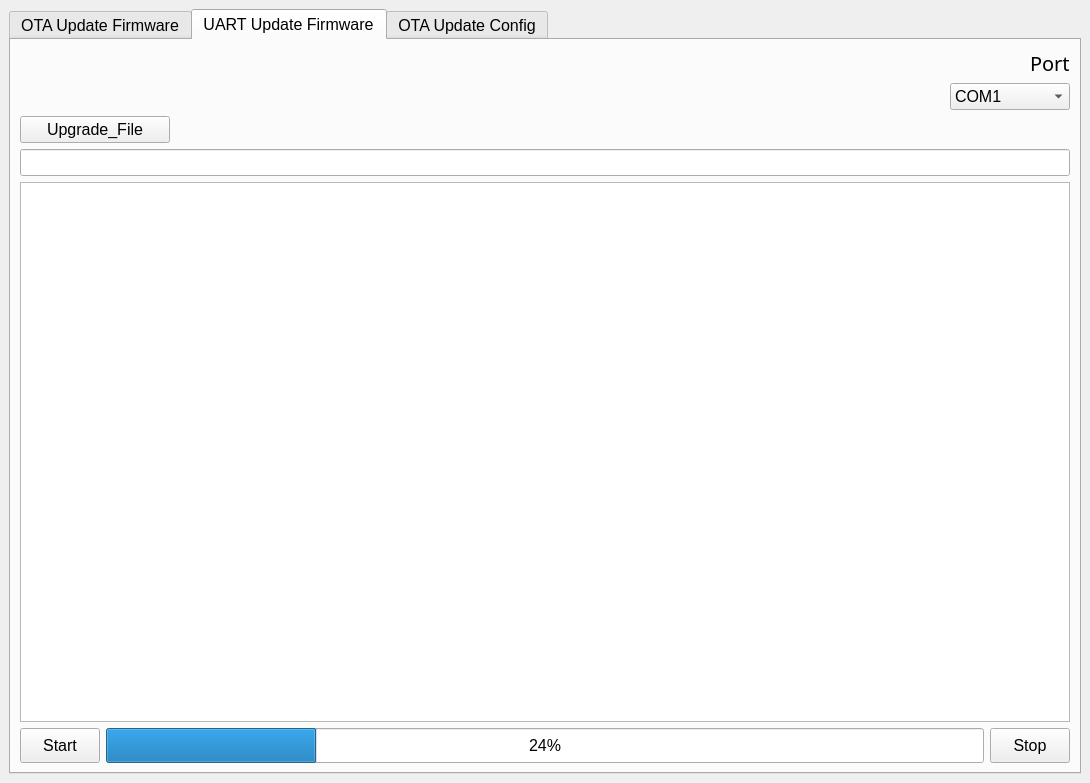
<?xml version="1.0" encoding="UTF-8"?>
<ui version="4.0">
 <class>MainWindow</class>
 <widget class="QMainWindow" name="MainWindow">
  <property name="geometry">
   <rect>
    <x>0</x>
    <y>0</y>
    <width>1090</width>
    <height>783</height>
   </rect>
  </property>
  <property name="windowTitle">
   <string>Dragino Sensor Management Toolv 1.1</string>
  </property>
  <widget class="QWidget" name="centralwidget">
   <layout class="QVBoxLayout" name="verticalLayout_2">
    <item>
     <widget class="QTabWidget" name="tabWidget">
      <property name="font">
       <font>
        <pointsize>12</pointsize>
       </font>
      </property>
      <property name="currentIndex">
       <number>1</number>
      </property>
      <widget class="QWidget" name="OTA_Update">
       <attribute name="title">
        <string>OTA Update Firmware</string>
       </attribute>
       <layout class="QVBoxLayout" name="verticalLayout">
        <item>
         <layout class="QHBoxLayout" name="horizontalLayout">
          <item>
           <widget class="QLabel" name="label">
            <property name="font">
             <font>
              <family>Arial Rounded MT Bold</family>
              <pointsize>15</pointsize>
             </font>
            </property>
            <property name="text">
             <string>DEVEUI</string>
            </property>
           </widget>
          </item>
          <item>
           <spacer name="horizontalSpacer_3">
            <property name="orientation">
             <enum>Qt::Horizontal</enum>
            </property>
            <property name="sizeHint" stdset="0">
             <size>
              <width>40</width>
              <height>40</height>
             </size>
            </property>
           </spacer>
          </item>
          <item>
           <spacer name="horizontalSpacer">
            <property name="orientation">
             <enum>Qt::Horizontal</enum>
            </property>
            <property name="sizeHint" stdset="0">
             <size>
              <width>40</width>
              <height>40</height>
             </size>
            </property>
           </spacer>
          </item>
          <item>
           <spacer name="horizontalSpacer_2">
            <property name="orientation">
             <enum>Qt::Horizontal</enum>
            </property>
            <property name="sizeHint" stdset="0">
             <size>
              <width>40</width>
              <height>40</height>
             </size>
            </property>
           </spacer>
          </item>
          <item>
           <widget class="QLabel" name="label_2">
            <property name="font">
             <font>
              <family>Arial Rounded MT Bold</family>
              <pointsize>15</pointsize>
             </font>
            </property>
            <property name="text">
             <string>Password</string>
            </property>
           </widget>
          </item>
          <item>
           <spacer name="horizontalSpacer_5">
            <property name="orientation">
             <enum>Qt::Horizontal</enum>
            </property>
            <property name="sizeHint" stdset="0">
             <size>
              <width>40</width>
              <height>40</height>
             </size>
            </property>
           </spacer>
          </item>
          <item>
           <spacer name="horizontalSpacer_10">
            <property name="orientation">
             <enum>Qt::Horizontal</enum>
            </property>
            <property name="sizeHint" stdset="0">
             <size>
              <width>40</width>
              <height>40</height>
             </size>
            </property>
           </spacer>
          </item>
          <item>
           <spacer name="horizontalSpacer_6">
            <property name="orientation">
             <enum>Qt::Horizontal</enum>
            </property>
            <property name="sizeHint" stdset="0">
             <size>
              <width>40</width>
              <height>40</height>
             </size>
            </property>
           </spacer>
          </item>
          <item>
           <spacer name="horizontalSpacer_7">
            <property name="orientation">
             <enum>Qt::Horizontal</enum>
            </property>
            <property name="sizeHint" stdset="0">
             <size>
              <width>40</width>
              <height>40</height>
             </size>
            </property>
           </spacer>
          </item>
          <item>
           <spacer name="horizontalSpacer_8">
            <property name="orientation">
             <enum>Qt::Horizontal</enum>
            </property>
            <property name="sizeHint" stdset="0">
             <size>
              <width>40</width>
              <height>40</height>
             </size>
            </property>
           </spacer>
          </item>
          <item>
           <spacer name="horizontalSpacer_4">
            <property name="orientation">
             <enum>Qt::Horizontal</enum>
            </property>
            <property name="sizeHint" stdset="0">
             <size>
              <width>40</width>
              <height>40</height>
             </size>
            </property>
           </spacer>
          </item>
          <item>
           <spacer name="horizontalSpacer_9">
            <property name="orientation">
             <enum>Qt::Horizontal</enum>
            </property>
            <property name="sizeHint" stdset="0">
             <size>
              <width>40</width>
              <height>40</height>
             </size>
            </property>
           </spacer>
          </item>
          <item>
           <widget class="QLabel" name="label_3">
            <property name="font">
             <font>
              <family>Arial Rounded MT Bold</family>
              <pointsize>15</pointsize>
             </font>
            </property>
            <property name="text">
             <string>Port</string>
            </property>
           </widget>
          </item>
         </layout>
        </item>
        <item>
         <layout class="QHBoxLayout" name="horizontalLayout_2">
          <item>
           <widget class="QComboBox" name="Box_File_Tab_1">
            <property name="minimumSize">
             <size>
              <width>240</width>
              <height>30</height>
             </size>
            </property>
            <property name="editable">
             <bool>true</bool>
            </property>
           </widget>
          </item>
          <item>
           <spacer name="horizontalSpacer_14">
            <property name="orientation">
             <enum>Qt::Horizontal</enum>
            </property>
            <property name="sizeHint" stdset="0">
             <size>
              <width>40</width>
              <height>40</height>
             </size>
            </property>
           </spacer>
          </item>
          <item>
           <widget class="QComboBox" name="Box_Password_Tab_1">
            <property name="minimumSize">
             <size>
              <width>240</width>
              <height>30</height>
             </size>
            </property>
            <property name="editable">
             <bool>true</bool>
            </property>
           </widget>
          </item>
          <item>
           <spacer name="horizontalSpacer_13">
            <property name="orientation">
             <enum>Qt::Horizontal</enum>
            </property>
            <property name="sizeHint" stdset="0">
             <size>
              <width>40</width>
              <height>40</height>
             </size>
            </property>
           </spacer>
          </item>
          <item>
           <spacer name="horizontalSpacer_11">
            <property name="orientation">
             <enum>Qt::Horizontal</enum>
            </property>
            <property name="sizeHint" stdset="0">
             <size>
              <width>40</width>
              <height>40</height>
             </size>
            </property>
           </spacer>
          </item>
          <item>
           <widget class="QPushButton" name="Button_File_Tab_1">
            <property name="minimumSize">
             <size>
              <width>150</width>
              <height>0</height>
             </size>
            </property>
            <property name="font">
             <font>
              <pointsize>12</pointsize>
             </font>
            </property>
            <property name="text">
             <string>DEUI_File</string>
            </property>
           </widget>
          </item>
          <item>
           <spacer name="horizontalSpacer_12">
            <property name="orientation">
             <enum>Qt::Horizontal</enum>
            </property>
            <property name="sizeHint" stdset="0">
             <size>
              <width>40</width>
              <height>40</height>
             </size>
            </property>
           </spacer>
          </item>
          <item>
           <widget class="QComboBox" name="Box_Port_Tab_1">
            <property name="minimumSize">
             <size>
              <width>150</width>
              <height>30</height>
             </size>
            </property>
            <property name="font">
             <font>
              <pointsize>12</pointsize>
             </font>
            </property>
            <property name="currentText">
             <string>COM1</string>
            </property>
            <item>
             <property name="text">
              <string>COM1</string>
             </property>
            </item>
            <item>
             <property name="text">
              <string>COM2</string>
             </property>
            </item>
            <item>
             <property name="text">
              <string>COM3</string>
             </property>
            </item>
            <item>
             <property name="text">
              <string>COM4</string>
             </property>
            </item>
            <item>
             <property name="text">
              <string>COM5</string>
             </property>
            </item>
            <item>
             <property name="text">
              <string>COM6</string>
             </property>
            </item>
            <item>
             <property name="text">
              <string>COM7</string>
             </property>
            </item>
            <item>
             <property name="text">
              <string>COM8</string>
             </property>
            </item>
            <item>
             <property name="text">
              <string>COM9</string>
             </property>
            </item>
            <item>
             <property name="text">
              <string>COM10</string>
             </property>
            </item>
           </widget>
          </item>
         </layout>
        </item>
        <item>
         <layout class="QHBoxLayout" name="horizontalLayout_3">
          <item>
           <widget class="QPushButton" name="Button_Upgrade_Tab_1">
            <property name="minimumSize">
             <size>
              <width>150</width>
              <height>0</height>
             </size>
            </property>
            <property name="font">
             <font>
              <pointsize>12</pointsize>
             </font>
            </property>
            <property name="text">
             <string>Upgrade_File</string>
            </property>
           </widget>
          </item>
          <item>
           <spacer name="horizontalSpacer_15">
            <property name="orientation">
             <enum>Qt::Horizontal</enum>
            </property>
            <property name="sizeHint" stdset="0">
             <size>
              <width>40</width>
              <height>40</height>
             </size>
            </property>
           </spacer>
          </item>
          <item>
           <spacer name="horizontalSpacer_16">
            <property name="orientation">
             <enum>Qt::Horizontal</enum>
            </property>
            <property name="sizeHint" stdset="0">
             <size>
              <width>40</width>
              <height>40</height>
             </size>
            </property>
           </spacer>
          </item>
          <item>
           <spacer name="horizontalSpacer_17">
            <property name="orientation">
             <enum>Qt::Horizontal</enum>
            </property>
            <property name="sizeHint" stdset="0">
             <size>
              <width>40</width>
              <height>40</height>
             </size>
            </property>
           </spacer>
          </item>
          <item>
           <spacer name="horizontalSpacer_18">
            <property name="orientation">
             <enum>Qt::Horizontal</enum>
            </property>
            <property name="sizeHint" stdset="0">
             <size>
              <width>40</width>
              <height>40</height>
             </size>
            </property>
           </spacer>
          </item>
          <item>
           <spacer name="horizontalSpacer_19">
            <property name="orientation">
             <enum>Qt::Horizontal</enum>
            </property>
            <property name="sizeHint" stdset="0">
             <size>
              <width>40</width>
              <height>40</height>
             </size>
            </property>
           </spacer>
          </item>
          <item>
           <spacer name="horizontalSpacer_20">
            <property name="orientation">
             <enum>Qt::Horizontal</enum>
            </property>
            <property name="sizeHint" stdset="0">
             <size>
              <width>40</width>
              <height>40</height>
             </size>
            </property>
           </spacer>
          </item>
          <item>
           <spacer name="horizontalSpacer_21">
            <property name="orientation">
             <enum>Qt::Horizontal</enum>
            </property>
            <property name="sizeHint" stdset="0">
             <size>
              <width>40</width>
              <height>40</height>
             </size>
            </property>
           </spacer>
          </item>
          <item>
           <spacer name="horizontalSpacer_22">
            <property name="orientation">
             <enum>Qt::Horizontal</enum>
            </property>
            <property name="sizeHint" stdset="0">
             <size>
              <width>40</width>
              <height>40</height>
             </size>
            </property>
           </spacer>
          </item>
          <item>
           <spacer name="horizontalSpacer_23">
            <property name="orientation">
             <enum>Qt::Horizontal</enum>
            </property>
            <property name="sizeHint" stdset="0">
             <size>
              <width>40</width>
              <height>40</height>
             </size>
            </property>
           </spacer>
          </item>
          <item>
           <widget class="QLabel" name="label_4">
            <property name="font">
             <font>
              <family>Arial Rounded MT Bold</family>
              <pointsize>15</pointsize>
             </font>
            </property>
            <property name="text">
             <string>LoRa_FREQ</string>
            </property>
           </widget>
          </item>
         </layout>
        </item>
        <item>
         <layout class="QHBoxLayout" name="horizontalLayout_4">
          <item>
           <spacer name="horizontalSpacer_24">
            <property name="orientation">
             <enum>Qt::Horizontal</enum>
            </property>
            <property name="sizeHint" stdset="0">
             <size>
              <width>40</width>
              <height>40</height>
             </size>
            </property>
           </spacer>
          </item>
          <item>
           <widget class="QComboBox" name="Box_LoRa_Tab_1">
            <property name="minimumSize">
             <size>
              <width>150</width>
              <height>30</height>
             </size>
            </property>
            <property name="font">
             <font>
              <pointsize>12</pointsize>
             </font>
            </property>
            <property name="editable">
             <bool>false</bool>
            </property>
            <item>
             <property name="text">
              <string>EU868</string>
             </property>
            </item>
            <item>
             <property name="text">
              <string>IN865</string>
             </property>
            </item>
            <item>
             <property name="text">
              <string>KZ865</string>
             </property>
            </item>
            <item>
             <property name="text">
              <string>KR920</string>
             </property>
            </item>
            <item>
             <property name="text">
              <string>MA869</string>
             </property>
            </item>
            <item>
             <property name="text">
              <string>US915</string>
             </property>
            </item>
            <item>
             <property name="text">
              <string>CN470</string>
             </property>
            </item>
            <item>
             <property name="text">
              <string>AU915</string>
             </property>
            </item>
            <item>
             <property name="text">
              <string>AS923</string>
             </property>
            </item>
            <item>
             <property name="text">
              <string>AS923-2</string>
             </property>
            </item>
            <item>
             <property name="text">
              <string>AS923-3</string>
             </property>
            </item>
            <item>
             <property name="text">
              <string>AS923-4</string>
             </property>
            </item>
            <item>
             <property name="text">
              <string>EU433</string>
             </property>
            </item>
            <item>
             <property name="text">
              <string>RU864</string>
             </property>
            </item>
           </widget>
          </item>
         </layout>
        </item>
        <item>
         <layout class="QHBoxLayout" name="horizontalLayout_6">
          <item>
           <widget class="QTextBrowser" name="TextBrowser_Tab1">
            <property name="minimumSize">
             <size>
              <width>150</width>
              <height>20</height>
             </size>
            </property>
           </widget>
          </item>
         </layout>
        </item>
        <item>
         <layout class="QHBoxLayout" name="horizontalLayout_5">
          <item>
           <widget class="QPushButton" name="Button_Start_Tab_1">
            <property name="minimumSize">
             <size>
              <width>0</width>
              <height>35</height>
             </size>
            </property>
            <property name="font">
             <font>
              <pointsize>12</pointsize>
             </font>
            </property>
            <property name="text">
             <string>Start</string>
            </property>
           </widget>
          </item>
          <item>
           <widget class="QProgressBar" name="progressBar_Tab_1">
            <property name="minimumSize">
             <size>
              <width>0</width>
              <height>35</height>
             </size>
            </property>
            <property name="font">
             <font>
              <family>Arial</family>
              <pointsize>12</pointsize>
             </font>
            </property>
            <property name="value">
             <number>24</number>
            </property>
           </widget>
          </item>
          <item>
           <widget class="QPushButton" name="Button_Stop_Tab_1">
            <property name="minimumSize">
             <size>
              <width>0</width>
              <height>35</height>
             </size>
            </property>
            <property name="font">
             <font>
              <pointsize>12</pointsize>
             </font>
            </property>
            <property name="text">
             <string>Stop</string>
            </property>
            <property name="checked">
             <bool>false</bool>
            </property>
           </widget>
          </item>
         </layout>
        </item>
       </layout>
      </widget>
      <widget class="QWidget" name="UART_Update">
       <attribute name="title">
        <string>UART Update Firmware</string>
       </attribute>
       <layout class="QVBoxLayout" name="verticalLayout_3">
        <item>
         <layout class="QHBoxLayout" name="horizontalLayout_7">
          <item>
           <spacer name="horizontalSpacer_25">
            <property name="orientation">
             <enum>Qt::Horizontal</enum>
            </property>
            <property name="sizeHint" stdset="0">
             <size>
              <width>40</width>
              <height>20</height>
             </size>
            </property>
           </spacer>
          </item>
          <item>
           <spacer name="horizontalSpacer_26">
            <property name="orientation">
             <enum>Qt::Horizontal</enum>
            </property>
            <property name="sizeHint" stdset="0">
             <size>
              <width>40</width>
              <height>20</height>
             </size>
            </property>
           </spacer>
          </item>
          <item>
           <spacer name="horizontalSpacer_27">
            <property name="orientation">
             <enum>Qt::Horizontal</enum>
            </property>
            <property name="sizeHint" stdset="0">
             <size>
              <width>40</width>
              <height>20</height>
             </size>
            </property>
           </spacer>
          </item>
          <item>
           <widget class="QLabel" name="label_5">
            <property name="font">
             <font>
              <family>Arial Rounded MT Bold</family>
              <pointsize>15</pointsize>
             </font>
            </property>
            <property name="text">
             <string>Port</string>
            </property>
           </widget>
          </item>
         </layout>
        </item>
        <item>
         <layout class="QHBoxLayout" name="horizontalLayout_8">
          <item>
           <spacer name="horizontalSpacer_28">
            <property name="orientation">
             <enum>Qt::Horizontal</enum>
            </property>
            <property name="sizeHint" stdset="0">
             <size>
              <width>40</width>
              <height>20</height>
             </size>
            </property>
           </spacer>
          </item>
          <item>
           <spacer name="horizontalSpacer_29">
            <property name="orientation">
             <enum>Qt::Horizontal</enum>
            </property>
            <property name="sizeHint" stdset="0">
             <size>
              <width>40</width>
              <height>20</height>
             </size>
            </property>
           </spacer>
          </item>
          <item>
           <widget class="QComboBox" name="Box_Port_Tab_2">
            <property name="enabled">
             <bool>true</bool>
            </property>
            <property name="minimumSize">
             <size>
              <width>120</width>
              <height>0</height>
             </size>
            </property>
            <item>
             <property name="text">
              <string>COM1</string>
             </property>
            </item>
            <item>
             <property name="text">
              <string>COM2</string>
             </property>
            </item>
            <item>
             <property name="text">
              <string>COM3</string>
             </property>
            </item>
            <item>
             <property name="text">
              <string>COM4</string>
             </property>
            </item>
            <item>
             <property name="text">
              <string>COM5</string>
             </property>
            </item>
            <item>
             <property name="text">
              <string>COM6</string>
             </property>
            </item>
            <item>
             <property name="text">
              <string>COM7</string>
             </property>
            </item>
            <item>
             <property name="text">
              <string>COM8</string>
             </property>
            </item>
            <item>
             <property name="text">
              <string>COM9</string>
             </property>
            </item>
            <item>
             <property name="text">
              <string>COM10</string>
             </property>
            </item>
           </widget>
          </item>
         </layout>
        </item>
        <item>
         <layout class="QHBoxLayout" name="horizontalLayout_9">
          <item>
           <widget class="QPushButton" name="Button_Upgrade_Tab_2">
            <property name="minimumSize">
             <size>
              <width>150</width>
              <height>0</height>
             </size>
            </property>
            <property name="font">
             <font>
              <pointsize>12</pointsize>
             </font>
            </property>
            <property name="text">
             <string>Upgrade_File</string>
            </property>
           </widget>
          </item>
          <item>
           <spacer name="horizontalSpacer_30">
            <property name="orientation">
             <enum>Qt::Horizontal</enum>
            </property>
            <property name="sizeHint" stdset="0">
             <size>
              <width>40</width>
              <height>20</height>
             </size>
            </property>
           </spacer>
          </item>
         </layout>
        </item>
        <item>
         <widget class="QLineEdit" name="lineEdit">
          <property name="text">
           <string/>
          </property>
         </widget>
        </item>
        <item>
         <widget class="QTextBrowser" name="textBrowser_Tab_2"/>
        </item>
        <item>
         <layout class="QHBoxLayout" name="horizontalLayout_10">
          <item>
           <widget class="QPushButton" name="Button_Start_Tab_2">
            <property name="minimumSize">
             <size>
              <width>0</width>
              <height>35</height>
             </size>
            </property>
            <property name="font">
             <font>
              <pointsize>12</pointsize>
             </font>
            </property>
            <property name="text">
             <string>Start</string>
            </property>
           </widget>
          </item>
          <item>
           <widget class="QProgressBar" name="progressBar_Tab_2">
            <property name="minimumSize">
             <size>
              <width>0</width>
              <height>35</height>
             </size>
            </property>
            <property name="font">
             <font>
              <family>Arial</family>
              <pointsize>12</pointsize>
             </font>
            </property>
            <property name="value">
             <number>24</number>
            </property>
           </widget>
          </item>
          <item>
           <widget class="QPushButton" name="Button_Stop_Tab_2">
            <property name="minimumSize">
             <size>
              <width>0</width>
              <height>35</height>
             </size>
            </property>
            <property name="font">
             <font>
              <pointsize>12</pointsize>
             </font>
            </property>
            <property name="text">
             <string>Stop</string>
            </property>
           </widget>
          </item>
         </layout>
        </item>
       </layout>
      </widget>
      <widget class="QWidget" name="OTA_Config">
       <attribute name="title">
        <string>OTA Update Config</string>
       </attribute>
       <layout class="QVBoxLayout" name="verticalLayout_4">
        <item>
         <layout class="QHBoxLayout" name="horizontalLayout_12">
          <item>
           <widget class="QLabel" name="label_12">
            <property name="font">
             <font>
              <family>Arial Rounded MT Bold</family>
              <pointsize>15</pointsize>
             </font>
            </property>
            <property name="text">
             <string>Model Name</string>
            </property>
           </widget>
          </item>
          <item>
           <spacer name="horizontalSpacer_40">
            <property name="orientation">
             <enum>Qt::Horizontal</enum>
            </property>
            <property name="sizeHint" stdset="0">
             <size>
              <width>40</width>
              <height>20</height>
             </size>
            </property>
           </spacer>
          </item>
          <item>
           <widget class="QLabel" name="label_11">
            <property name="font">
             <font>
              <family>Arial Rounded MT Bold</family>
              <pointsize>15</pointsize>
             </font>
            </property>
            <property name="text">
             <string>DEVEUI</string>
            </property>
           </widget>
          </item>
          <item>
           <spacer name="horizontalSpacer_41">
            <property name="orientation">
             <enum>Qt::Horizontal</enum>
            </property>
            <property name="sizeHint" stdset="0">
             <size>
              <width>40</width>
              <height>20</height>
             </size>
            </property>
           </spacer>
          </item>
          <item>
           <spacer name="horizontalSpacer_42">
            <property name="orientation">
             <enum>Qt::Horizontal</enum>
            </property>
            <property name="sizeHint" stdset="0">
             <size>
              <width>40</width>
              <height>20</height>
             </size>
            </property>
           </spacer>
          </item>
          <item>
           <widget class="QLabel" name="label_9">
            <property name="font">
             <font>
              <family>Arial Rounded MT Bold</family>
              <pointsize>15</pointsize>
             </font>
            </property>
            <property name="text">
             <string>Password</string>
            </property>
           </widget>
          </item>
          <item>
           <spacer name="horizontalSpacer_43">
            <property name="orientation">
             <enum>Qt::Horizontal</enum>
            </property>
            <property name="sizeHint" stdset="0">
             <size>
              <width>40</width>
              <height>20</height>
             </size>
            </property>
           </spacer>
          </item>
          <item>
           <spacer name="horizontalSpacer_44">
            <property name="orientation">
             <enum>Qt::Horizontal</enum>
            </property>
            <property name="sizeHint" stdset="0">
             <size>
              <width>40</width>
              <height>20</height>
             </size>
            </property>
           </spacer>
          </item>
          <item>
           <spacer name="horizontalSpacer_45">
            <property name="orientation">
             <enum>Qt::Horizontal</enum>
            </property>
            <property name="sizeHint" stdset="0">
             <size>
              <width>40</width>
              <height>20</height>
             </size>
            </property>
           </spacer>
          </item>
          <item>
           <spacer name="horizontalSpacer_46">
            <property name="orientation">
             <enum>Qt::Horizontal</enum>
            </property>
            <property name="sizeHint" stdset="0">
             <size>
              <width>40</width>
              <height>20</height>
             </size>
            </property>
           </spacer>
          </item>
          <item>
           <widget class="QLabel" name="label_6">
            <property name="font">
             <font>
              <family>Arial Rounded MT Bold</family>
              <pointsize>15</pointsize>
             </font>
            </property>
            <property name="text">
             <string>Port</string>
            </property>
           </widget>
          </item>
         </layout>
        </item>
        <item>
         <layout class="QHBoxLayout" name="horizontalLayout_13">
          <item>
           <widget class="QComboBox" name="Box_Name_Tab_3">
            <property name="minimumSize">
             <size>
              <width>110</width>
              <height>30</height>
             </size>
            </property>
           </widget>
          </item>
          <item>
           <spacer name="horizontalSpacer_47">
            <property name="orientation">
             <enum>Qt::Horizontal</enum>
            </property>
            <property name="sizeHint" stdset="0">
             <size>
              <width>40</width>
              <height>20</height>
             </size>
            </property>
           </spacer>
          </item>
          <item>
           <widget class="QComboBox" name="Box_File_Tab_3">
            <property name="minimumSize">
             <size>
              <width>240</width>
              <height>30</height>
             </size>
            </property>
            <property name="editable">
             <bool>true</bool>
            </property>
           </widget>
          </item>
          <item>
           <spacer name="horizontalSpacer_48">
            <property name="orientation">
             <enum>Qt::Horizontal</enum>
            </property>
            <property name="sizeHint" stdset="0">
             <size>
              <width>40</width>
              <height>20</height>
             </size>
            </property>
           </spacer>
          </item>
          <item>
           <widget class="QComboBox" name="Box_Password_Tab_3">
            <property name="minimumSize">
             <size>
              <width>240</width>
              <height>30</height>
             </size>
            </property>
            <property name="editable">
             <bool>true</bool>
            </property>
           </widget>
          </item>
          <item>
           <spacer name="horizontalSpacer_49">
            <property name="orientation">
             <enum>Qt::Horizontal</enum>
            </property>
            <property name="sizeHint" stdset="0">
             <size>
              <width>40</width>
              <height>20</height>
             </size>
            </property>
           </spacer>
          </item>
          <item>
           <widget class="QPushButton" name="Button_File_Tab_3">
            <property name="minimumSize">
             <size>
              <width>150</width>
              <height>0</height>
             </size>
            </property>
            <property name="text">
             <string>DEUI_File</string>
            </property>
           </widget>
          </item>
          <item>
           <spacer name="horizontalSpacer_50">
            <property name="orientation">
             <enum>Qt::Horizontal</enum>
            </property>
            <property name="sizeHint" stdset="0">
             <size>
              <width>40</width>
              <height>20</height>
             </size>
            </property>
           </spacer>
          </item>
          <item>
           <widget class="QComboBox" name="Box_Port_Tab_3">
            <property name="minimumSize">
             <size>
              <width>110</width>
              <height>30</height>
             </size>
            </property>
            <property name="editable">
             <bool>false</bool>
            </property>
            <item>
             <property name="text">
              <string>COM1</string>
             </property>
            </item>
            <item>
             <property name="text">
              <string>COM2</string>
             </property>
            </item>
            <item>
             <property name="text">
              <string>COM3</string>
             </property>
            </item>
            <item>
             <property name="text">
              <string>COM4</string>
             </property>
            </item>
            <item>
             <property name="text">
              <string>COM5</string>
             </property>
            </item>
            <item>
             <property name="text">
              <string>COM6</string>
             </property>
            </item>
            <item>
             <property name="text">
              <string>COM7</string>
             </property>
            </item>
            <item>
             <property name="text">
              <string>COM8</string>
             </property>
            </item>
            <item>
             <property name="text">
              <string>COM9</string>
             </property>
            </item>
            <item>
             <property name="text">
              <string>COM10</string>
             </property>
            </item>
           </widget>
          </item>
         </layout>
        </item>
        <item>
         <layout class="QHBoxLayout" name="horizontalLayout_14">
          <item>
           <spacer name="horizontalSpacer_51">
            <property name="orientation">
             <enum>Qt::Horizontal</enum>
            </property>
            <property name="sizeHint" stdset="0">
             <size>
              <width>40</width>
              <height>20</height>
             </size>
            </property>
           </spacer>
          </item>
          <item>
           <widget class="QLabel" name="label_10">
            <property name="font">
             <font>
              <family>Arial Rounded MT Bold</family>
              <pointsize>15</pointsize>
             </font>
            </property>
            <property name="text">
             <string>LoRa_FREQ</string>
            </property>
           </widget>
          </item>
         </layout>
        </item>
        <item>
         <layout class="QHBoxLayout" name="horizontalLayout_15">
          <item>
           <spacer name="horizontalSpacer_52">
            <property name="orientation">
             <enum>Qt::Horizontal</enum>
            </property>
            <property name="sizeHint" stdset="0">
             <size>
              <width>40</width>
              <height>20</height>
             </size>
            </property>
           </spacer>
          </item>
          <item>
           <widget class="QComboBox" name="Box_LoRa_Tab_3">
            <property name="minimumSize">
             <size>
              <width>110</width>
              <height>30</height>
             </size>
            </property>
            <item>
             <property name="text">
              <string>EU868</string>
             </property>
            </item>
            <item>
             <property name="text">
              <string>IN865</string>
             </property>
            </item>
            <item>
             <property name="text">
              <string>KZ865</string>
             </property>
            </item>
            <item>
             <property name="text">
              <string>KR920</string>
             </property>
            </item>
            <item>
             <property name="text">
              <string>MA869</string>
             </property>
            </item>
            <item>
             <property name="text">
              <string>US915</string>
             </property>
            </item>
            <item>
             <property name="text">
              <string>CN470</string>
             </property>
            </item>
            <item>
             <property name="text">
              <string>AU915</string>
             </property>
            </item>
            <item>
             <property name="text">
              <string>AS923</string>
             </property>
            </item>
            <item>
             <property name="text">
              <string>AS923-2</string>
             </property>
            </item>
            <item>
             <property name="text">
              <string>AS923-3</string>
             </property>
            </item>
            <item>
             <property name="text">
              <string>AS923-4</string>
             </property>
            </item>
            <item>
             <property name="text">
              <string>EU433</string>
             </property>
            </item>
            <item>
             <property name="text">
              <string>RU864</string>
             </property>
            </item>
           </widget>
          </item>
         </layout>
        </item>
        <item>
         <layout class="QHBoxLayout" name="horizontalLayout_16">
          <item>
           <widget class="QLabel" name="label_13">
            <property name="font">
             <font>
              <family>Arial Rounded MT Bold</family>
              <pointsize>15</pointsize>
             </font>
            </property>
            <property name="text">
             <string>AT Command</string>
            </property>
           </widget>
          </item>
          <item>
           <spacer name="horizontalSpacer_53">
            <property name="orientation">
             <enum>Qt::Horizontal</enum>
            </property>
            <property name="sizeHint" stdset="0">
             <size>
              <width>40</width>
              <height>20</height>
             </size>
            </property>
           </spacer>
          </item>
         </layout>
        </item>
        <item>
         <layout class="QHBoxLayout" name="horizontalLayout_17">
          <item>
           <widget class="QTextEdit" name="textEdit_Tab_3"/>
          </item>
          <item>
           <widget class="QTextBrowser" name="textBrowser_Tab_3">
            <property name="minimumSize">
             <size>
              <width>400</width>
              <height>0</height>
             </size>
            </property>
           </widget>
          </item>
         </layout>
        </item>
        <item>
         <layout class="QHBoxLayout" name="horizontalLayout_18">
          <item>
           <widget class="QPushButton" name="Button_Setting_Tab_3">
            <property name="minimumSize">
             <size>
              <width>0</width>
              <height>35</height>
             </size>
            </property>
            <property name="text">
             <string>Verify Settings</string>
            </property>
           </widget>
          </item>
          <item>
           <widget class="QPushButton" name="Button_Start_Tab_3">
            <property name="minimumSize">
             <size>
              <width>0</width>
              <height>35</height>
             </size>
            </property>
            <property name="text">
             <string>Start</string>
            </property>
           </widget>
          </item>
          <item>
           <widget class="QProgressBar" name="progressBar_Tab_3">
            <property name="minimumSize">
             <size>
              <width>0</width>
              <height>35</height>
             </size>
            </property>
            <property name="font">
             <font>
              <family>Arial</family>
             </font>
            </property>
            <property name="value">
             <number>24</number>
            </property>
           </widget>
          </item>
          <item>
           <widget class="QPushButton" name="Button_Stop_Tab_3">
            <property name="minimumSize">
             <size>
              <width>0</width>
              <height>35</height>
             </size>
            </property>
            <property name="text">
             <string>Stop</string>
            </property>
           </widget>
          </item>
         </layout>
        </item>
       </layout>
      </widget>
     </widget>
    </item>
   </layout>
  </widget>
 </widget>
 <resources/>
 <connections/>
</ui>
